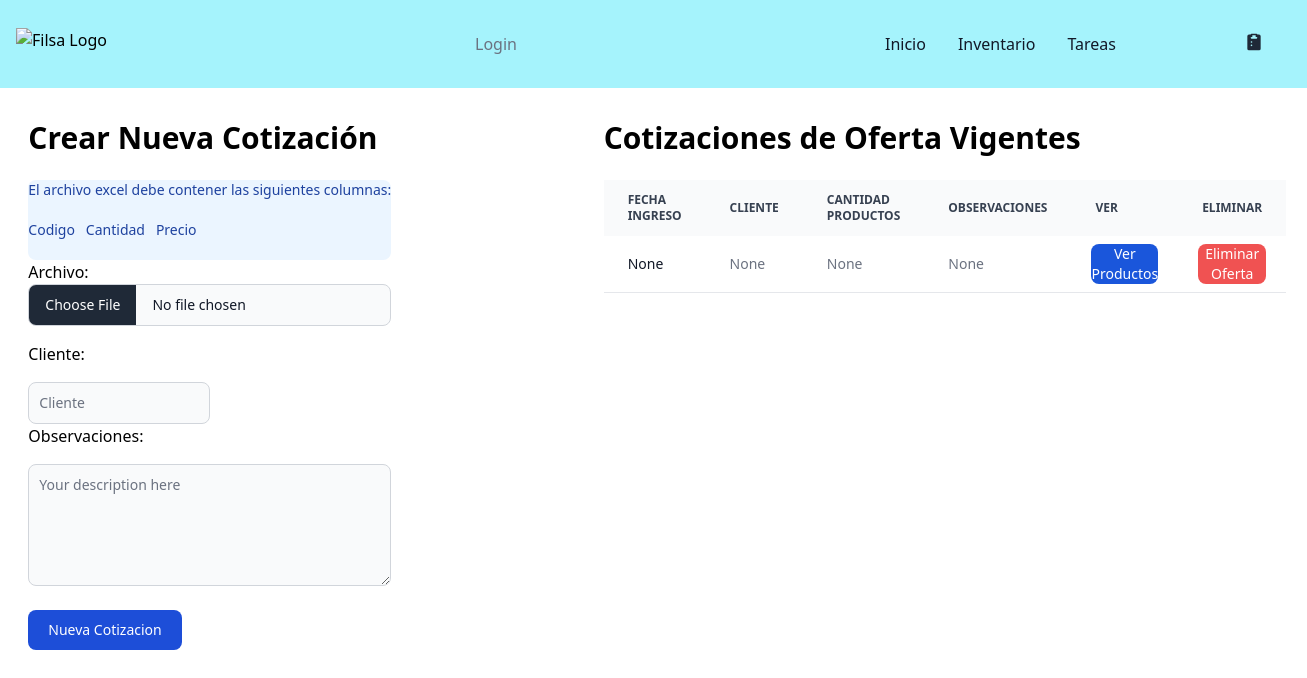
Page /new-cotization/ on the earlier database version.
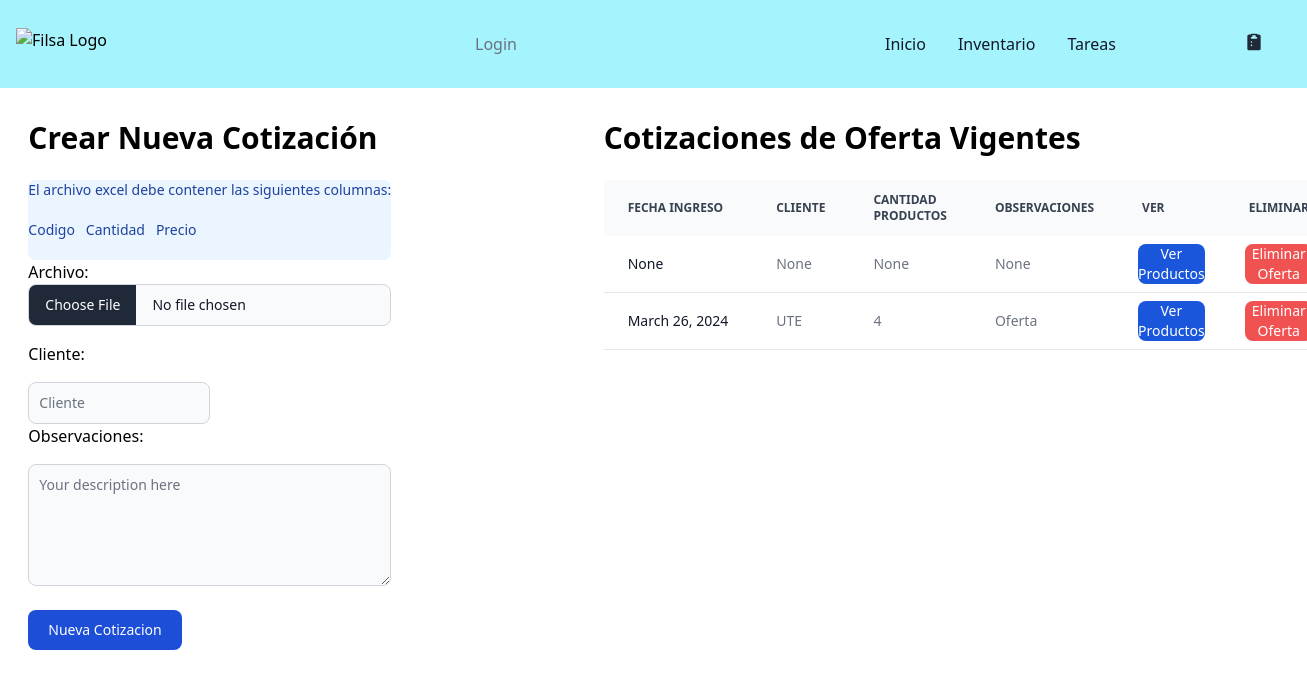
Same page on the later database version.
### filsa/models.py (models this page shows)
class Cotization(models.Model):
    cotization_id = models.AutoField(primary_key=True)
    date = models.DateField(verbose_name=u"Fecha", null=True, blank=True)
    customer = models.CharField(max_length=60, null=True, blank=True)
    numberOfProducts = models.IntegerField(null=True, blank=True)
    observations = models.CharField(max_length=500, null=True, blank= True)

### filsa/views.py (the view)
# urls.py: path('new-cotization/', newCotization , name='newcotization'),
def newCotization(request):
    print('request.Files are')
    print(request.FILES)
    cotizations = Cotization.objects.all()
    if request.method == 'POST':
        form = CotizationForm(request.POST, request.FILES)
        if form.is_valid():
            print('el form es valido')
            data = handle_uploaded_file(request.FILES['archivo'])
            register_date = datetime.now().date()
            customer = form.cleaned_data['cliente']
            observations = form.cleaned_data['observaciones']
            numberOfProducts = len(data)
            cotization = Cotization.objects.create(date=register_date, customer = customer, numberOfProducts=numberOfProducts,observations=observations)
            for i in range(0,len(data)):
                product_code = data.iloc[i]['codigo']
                product_quantity = data.iloc[i]['cantidad']
                product_price = data.iloc[i]['precio']
                productdb = Product.objects.filter(internalCode = product_code).update(hasOffer=cotization, quantityOffer=product_quantity,priceOffer=product_price)
            messages.info(request, "Nueva Cotizacion de Oferta creada en forma exitosa", extra_tags="CotizacionOferta")
    else:
        form = CotizationForm()
    return render(request, 'cotization.html', {'form': form, 'cotizations':cotizations})

### filsa/forms.py
class CotizationForm(forms.Form):
    archivo = forms.FileField(widget=forms.FileInput(attrs={'class': "mb-4 block w-full text-sm text-gray-900 border border-gray-300 rounded-lg cursor-pointer bg-gray-50 dark:text-gray-400 focus:outline-none dark:bg-gray-700 dark:border-gray-600 dark:placeholder-gray-400" ,'id':"file_input" ,'type':"file" }))
    cliente = forms.CharField(widget=forms.TextInput(attrs={"class" : "mt-4 block p-2.5 w-1/2 text-sm text-gray-900 bg-gray-50 rounded-lg border border-gray-300 focus:ring-primary-500 focus:border-primary-500 dark:bg-gray-700 dark:border-gray-600 dark:placeholder-gray-400 dark:text-white dark:focus:ring-primary-500 dark:focus:border-primary-500" ,"placeholder":"Cliente"}))
    observaciones = forms.CharField(widget=forms.Textarea(attrs={"rows":"5", "class" : "mt-4 block p-2.5 w-full text-sm text-gray-900 bg-gray-50 rounded-lg border border-gray-300 focus:ring-primary-500 focus:border-primary-500 dark:bg-gray-700 dark:border-gray-600 dark:placeholder-gray-400 dark:text-white dark:focus:ring-primary-500 dark:focus:border-primary-500" ,"placeholder":"Your description here"}))

### filsa/templates/cotization.html (shortened to what this page needs)
{% extends '_base.html' %}
{% load static %}
{% block content %}
<div class="grid sm:grid-cols-2 sm:gap-6 md:grid-cols-3 gap-4 block">
    <div class="mx-auto relative top-8 block">
        <h3 class="text-3xl font-bold dark:text-white mb-6">Crear Nueva Cotización</h3>
        <div class="relative text-sm text-blue-800 rounded-lg bg-blue-50 dark:bg-gray-800 dark:text-blue-400" role="alert">
           El archivo excel debe contener las siguientes columnas:
           <br/> <br/>
           Codigo &nbsp; Cantidad &nbsp; Precio
           <br/> <br/>
          </div>
    <form enctype="multipart/form-data" id="forms" action="{% url 'newcotization' %}" method="POST" onsubmit="openLoader()">
        {{ form.as_p }}
        <button type="submit" id='nuevoIngreso' class="inline-flex items-center px-5 py-2.5 mt-4 sm:mt-6 text-sm font-medium text-center text-white bg-primary-700 rounded-lg focus:ring-4 focus:ring-primary-200 dark:focus:ring-primary-900 hover:bg-primary-800">
            Nueva Cotizacion
        </button>
    </form>
    </div>
     <div class="relative mx-auto top-8 lg:ml-40 overflow-x-auto block">
        <h3 class="text-3xl font-bold dark:text-white mb-6">Cotizaciones de Oferta Vigentes</h3>
        <table class="w-full text-sm text-left rtl:text-right text-gray-500 dark:text-gray-400">
            <thead class="text-xs text-gray-700 uppercase bg-gray-50 dark:bg-gray-700 dark:text-gray-400">
                <tr>
                    <th scope="col" class="px-6 py-3">
                        Fecha Ingreso
                    </th>
                    <th scope="col" class="px-6 py-3">
                        Cliente
                    </th>
                    <th scope="col" class="px-6 py-3">
                        Cantidad Productos
                    </th>
                    <th scope="col" class="px-6 py-3">
                        Observaciones
                    </th>
                    <th scope="col" class="px-6 py-3">
                        Ver
                    </th>
                    <th scope="col" class="px-6 py-3">
                        Eliminar
                    </th>
                </tr>
            </thead>
            <tbody>
                {% for cotization in cotizations %}
                <tr class="bg-white border-b dark:bg-gray-800 dark:border-gray-700">
                    <th scope="row" class="px-6 py-4 font-medium text-gray-900 whitespace-nowrap dark:text-white">
                        {{cotization.date}}
                    </th>
                    <td class="px-6 py-4">
                        {{cotization.customer}}
                    </td>
                    <td class="px-6 py-4">
                        {{cotization.numberOfProducts}}
                    </td>
                    <td class="px-6 py-4">
                        {{cotization.observations}}
                    </td>
                    <td class="px-5 py-2">
                    <button onclick="openmodal('{{cotization.cotization_id}}')"  class="block text-white bg-blue-700 hover:bg-blue-800 focus:ring-4 focus:outline-none focus:ring-blue-300 font-medium rounded-lg text-sm text-center dark:bg-blue-600 dark:hover:bg-blue-700 dark:focus:ring-blue-800" type="button">
                    Ver Productos
                    </button>
                    </td>
                    <td class="px-5 py-2">
                        <a href="{% url 'deletecotization' cotization_id=cotization.cotization_id %}">
                        <button class="block text-white bg-red-500 hover:bg-blue-800 focus:ring-4 focus:outline-none focus:ring-blue-300 font-medium rounded-lg text-sm text-center dark:bg-blue-600 dark:hover:bg-blue-700 dark:focus:ring-blue-800" type="button">
                        Eliminar Oferta
                        </button>
                    </a>
                        </td>
                </tr>
                {% endfor %}
            </tbody>
        </table>
    </div>
</div>
{% endblock content %}

Differences in the rows shown:
added Cotization: date "March 26, 2024", customer "UTE", numberOfProducts "4", observations "Oferta"
